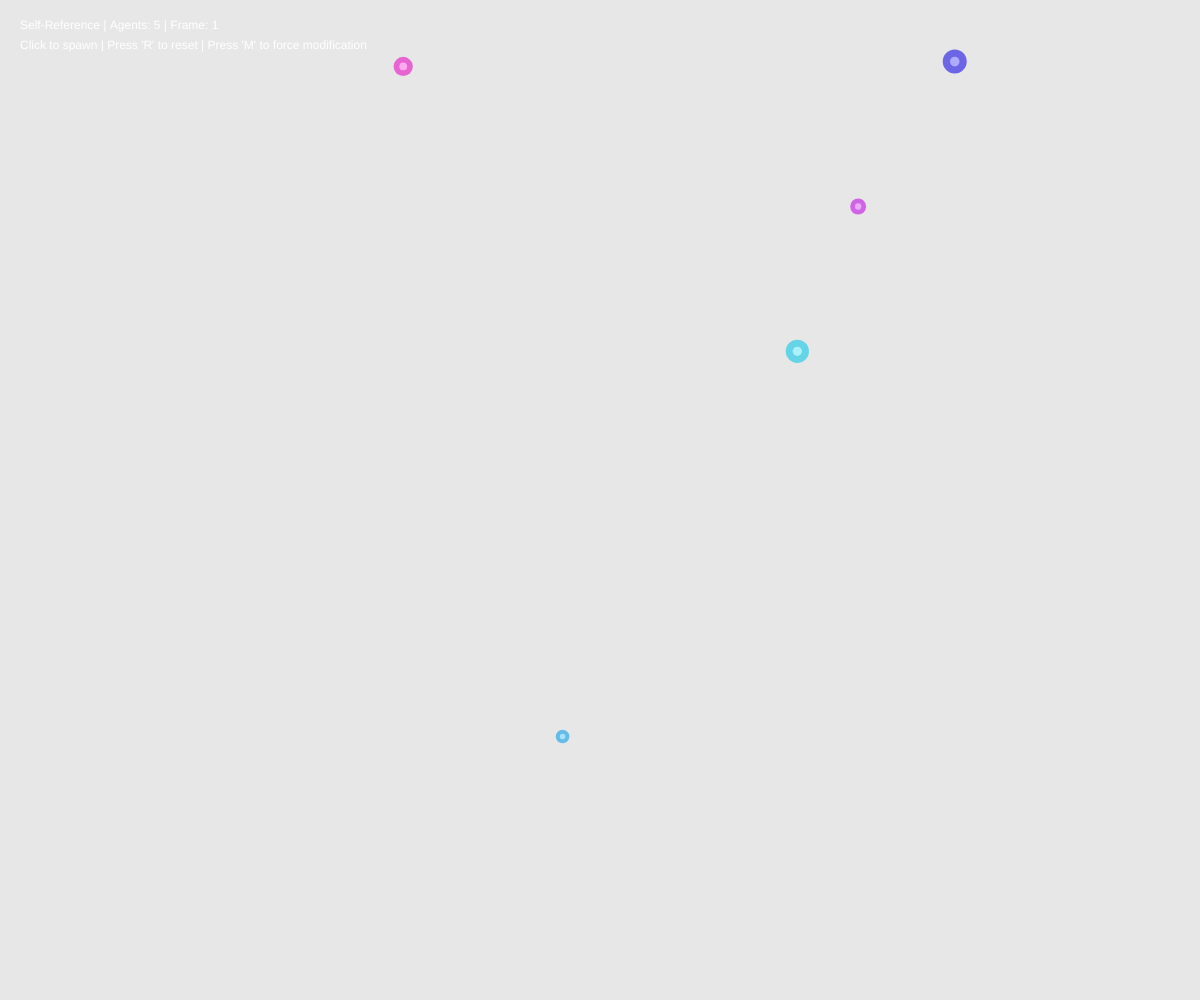
Frame 1 (no input)
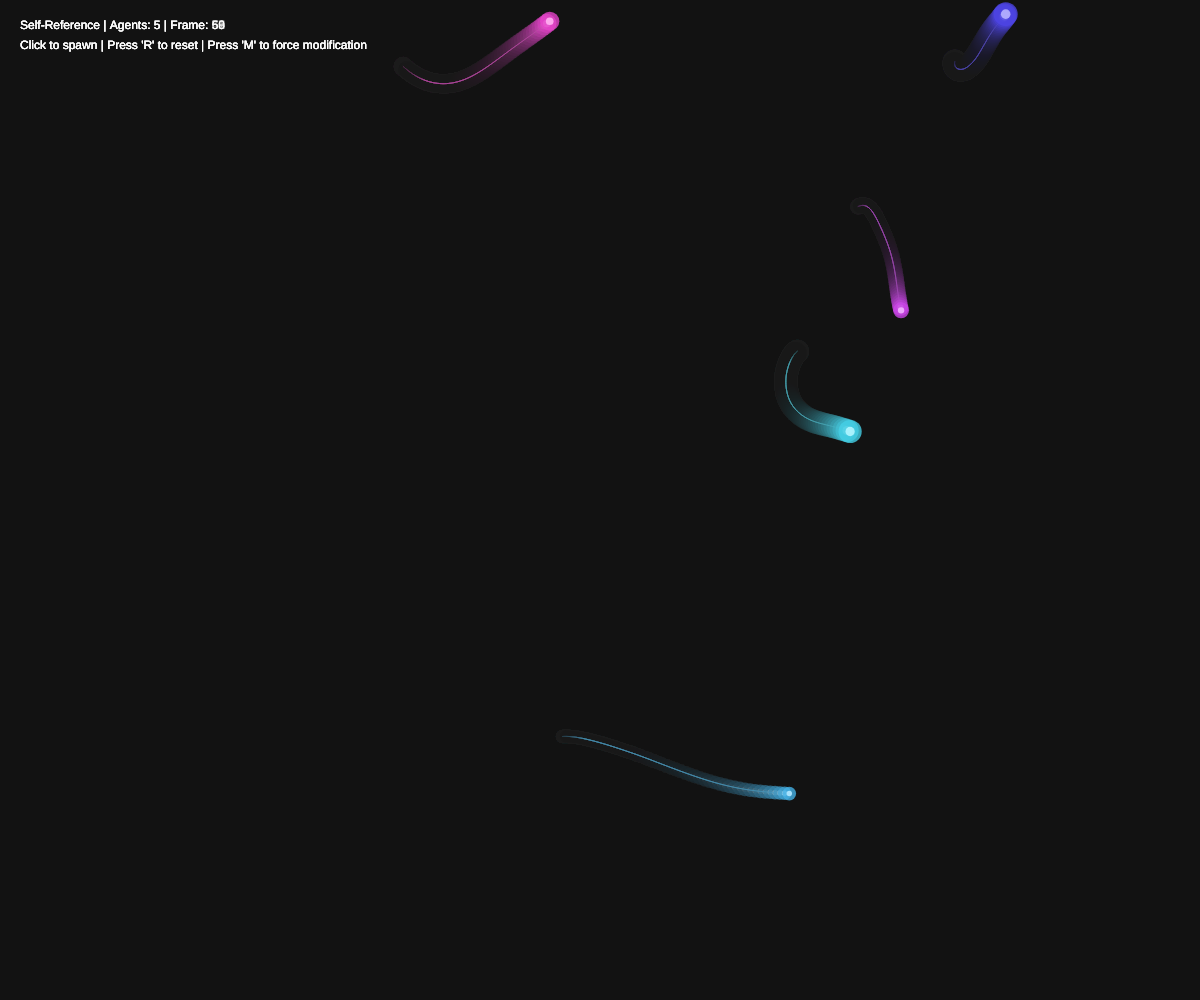
Frame 60 (no input)
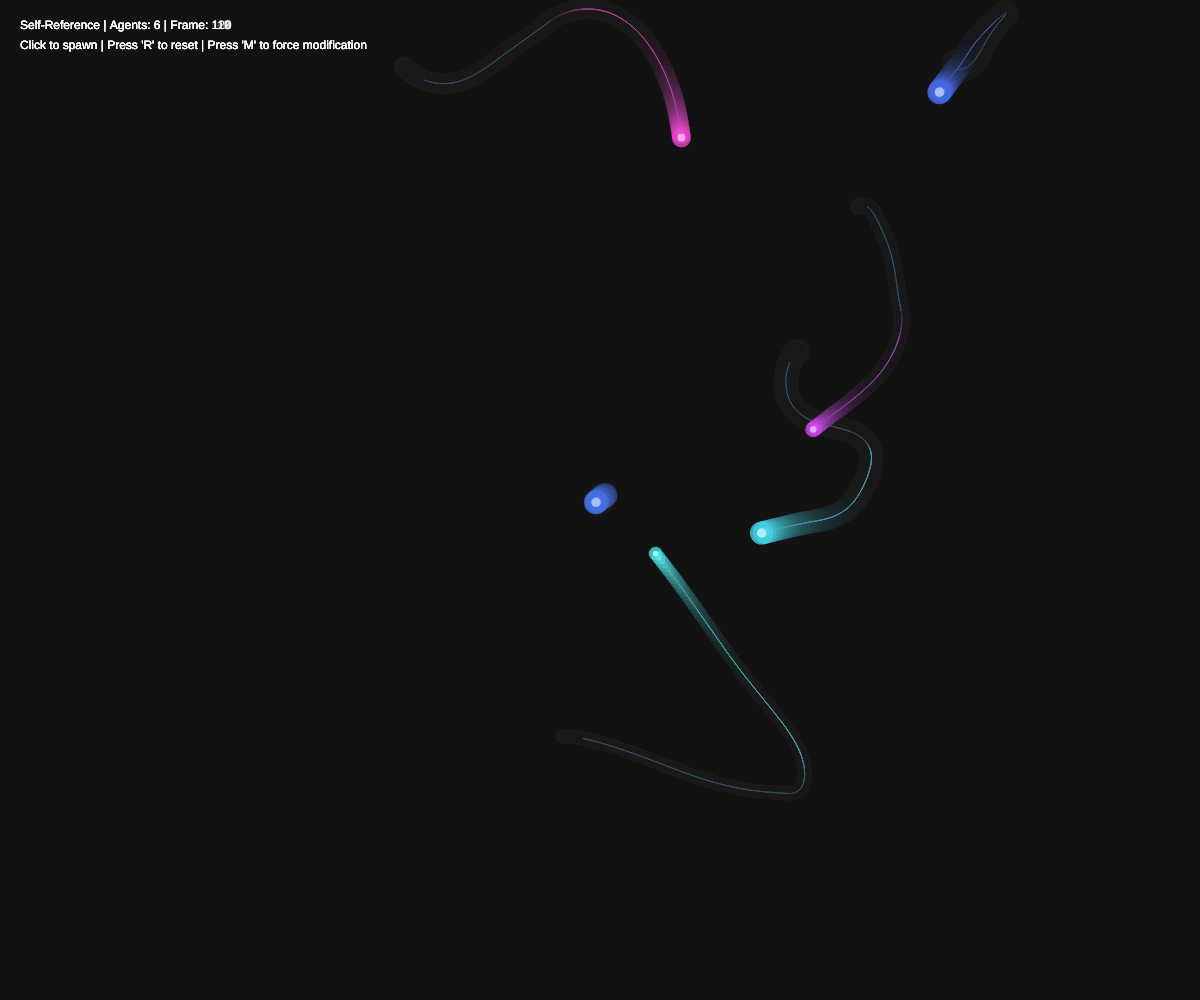
Frame 120 (the mouse pressed at the canvas centre since frame 60)

The p5.js sketch that drew these frames (run headless with seeded random() and noise() and a simulated clock; from frame 60 on, the mouse is pressed at the canvas centre):

// p5.js sketch
// ── sketch.js
// Self-Reference: A visualization of recursive self-modification
// Inspired by HyperAgents (Meta AI) - agents that modify their own modification process

let agents = [];
let history = [];
const MAX_HISTORY = 100;

function setup() {
  createCanvas(windowWidth, windowHeight);
  colorMode(HSB, 360, 100, 100, 100);
  
  // Create initial agents
  for (let i = 0; i < 5; i++) {
    agents.push(new SelfModifyingAgent(random(width), random(height)));
  }
}

function draw() {
  background(240, 5, 8, 10); // Dark blue-gray with trail
  
  // Draw history trails
  stroke(200, 50, 50, 20);
  noFill();
  for (let trail of history) {
    beginShape();
    for (let p of trail) {
      vertex(p.x, p.y);
    }
    endShape();
  }
  
  // Update and draw agents
  for (let agent of agents) {
    agent.update();
    agent.display();
    
    // Self-modification: agents can change their own rules
    if (frameCount % 60 === 0) {
      agent.modifySelf();
    }
  }
  
  // Draw info
  fill(0, 0, 100);
  noStroke();
  textSize(12);
  textAlign(LEFT, TOP);
  text(`Self-Reference | Agents: ${agents.length} | Frame: ${frameCount}`, 20, 20);
  text(`Click to spawn | Press 'R' to reset | Press 'M' to force modification`, 20, 40);
}

class SelfModifyingAgent {
  constructor(x, y) {
    this.pos = createVector(x, y);
    this.vel = createVector(random(-2, 2), random(-2, 2));
    this.acc = createVector(0, 0);
    
    // Modifiable parameters (the "meta" level)
    this.hue = random(360);
    this.size = random(10, 30);
    this.speed = random(0.5, 2);
    this.attractionStrength = random(0.001, 0.01);
    this.noiseScale = random(0.001, 0.01);
    
    // Modification rules (the "meta-meta" level)
    this.modificationRate = random(0.1, 0.3);
    this.modificationMagnitude = random(0.05, 0.2);
    
    this.trail = [];
  }
  
  update() {
    // Perlin noise movement
    let angle = noise(this.pos.x * this.noiseScale, this.pos.y * this.noiseScale, frameCount * 0.01) * TWO_PI * 2;
    this.acc = p5.Vector.fromAngle(angle).mult(0.1);
    
    // Mouse attraction
    if (mouseIsPressed) {
      let mouse = createVector(mouseX, mouseY);
      let force = p5.Vector.sub(mouse, this.pos);
      force.setMag(this.attractionStrength * 100);
      this.acc.add(force);
    }
    
    this.vel.add(this.acc);
    this.vel.limit(this.speed * 3);
    this.pos.add(this.vel);
    
    // Wrap around edges
    if (this.pos.x < 0) this.pos.x = width;
    if (this.pos.x > width) this.pos.x = 0;
    if (this.pos.y < 0) this.pos.y = height;
    if (this.pos.y > height) this.pos.y = 0;
    
    // Record trail
    this.trail.push(this.pos.copy());
    if (this.trail.length > 50) {
      this.trail.shift();
    }
  }
  
  display() {
    // Draw trail
    stroke(this.hue, 60, 80, 30);
    noFill();
    beginShape();
    for (let p of this.trail) {
      vertex(p.x, p.y);
    }
    endShape();
    
    // Draw agent
    noStroke();
    fill(this.hue, 70, 90, 80);
    circle(this.pos.x, this.pos.y, this.size);
    
    // Inner circle shows modification state
    fill(this.hue, 30, 100, 90);
    circle(this.pos.x, this.pos.y, this.size * 0.4);
  }
  
  modifySelf() {
    // This is where the "hyperagent" magic happens
    // The agent modifies its own parameters based on its modification rules
    
    if (random() < this.modificationRate) {
      // Modify behavior parameters
      this.hue = (this.hue + random(-30, 30) * this.modificationMagnitude * 10) % 360;
      if (this.hue < 0) this.hue += 360;
      
      this.size += random(-5, 5) * this.modificationMagnitude;
      this.size = constrain(this.size, 5, 50);
      
      this.speed += random(-0.5, 0.5) * this.modificationMagnitude;
      this.speed = constrain(this.speed, 0.2, 4);
      
      this.noiseScale += random(-0.005, 0.005) * this.modificationMagnitude;
      this.noiseScale = constrain(this.noiseScale, 0.001, 0.02);
    }
    
    // Meta-modification: sometimes modify the modification rules themselves
    if (random() < 0.1) {
      this.modificationRate += random(-0.1, 0.1);
      this.modificationRate = constrain(this.modificationRate, 0.05, 0.5);
      
      this.modificationMagnitude += random(-0.05, 0.05);
      this.modificationMagnitude = constrain(this.modificationMagnitude, 0.02, 0.4);
    }
  }
}

function mousePressed() {
  agents.push(new SelfModifyingAgent(mouseX, mouseY));
  
  // Store current trails in history
  for (let agent of agents) {
    if (agent.trail.length > 10) {
      history.push([...agent.trail]);
      if (history.length > MAX_HISTORY) {
        history.shift();
      }
    }
  }
}

function keyPressed() {
  if (key === 'r' || key === 'R') {
    agents = [];
    history = [];
    for (let i = 0; i < 5; i++) {
      agents.push(new SelfModifyingAgent(random(width), random(height)));
    }
  }
  if (key === 'm' || key === 'M') {
    for (let agent of agents) {
      agent.modifySelf();
    }
  }
}

function windowResized() {
  resizeCanvas(windowWidth, windowHeight);
}
